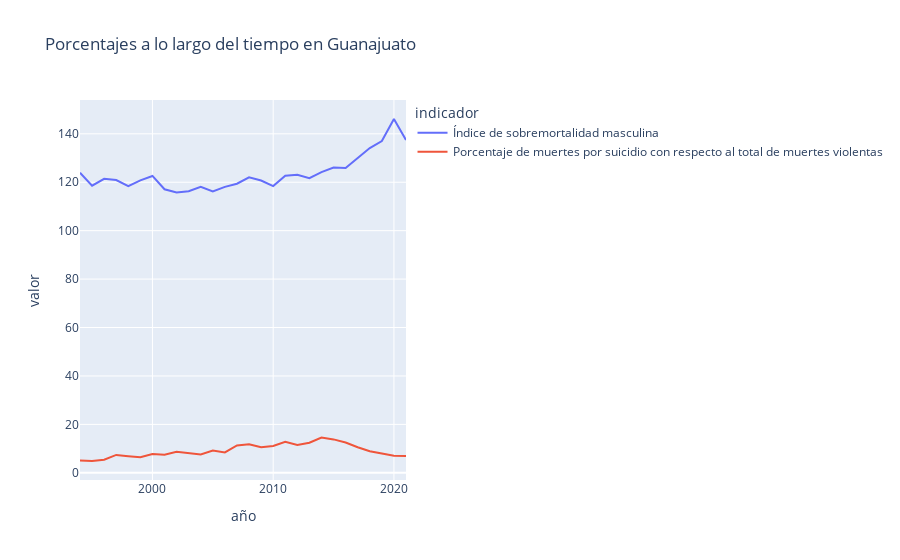

Write notebook code for a chart like this one.
### Markdown cell above
**Variaciones a lo largo del tiempo**

### Code cell
fig = px.line(estado_porcentaje,x='año',y='valor',color='indicador',title='Porcentajes a lo largo del tiempo en Guanajuato')
fig.show()

### Figure 1 — Plotly figure (JSON) as saved in the notebook; plotly's stock layout.template omitted (floating-point values rounded to 4 significant figures)
{"data": [{"hovertemplate": "indicador=Índice de sobremortalidad masculina<br>año=%{x}<br>valor=%{y}<extra></extra>", "legendgroup": "Índice de sobremortalidad masculina", "line": {"color": "#636efa", "dash": "solid"}, "marker": {"symbol": "circle"}, "mode": "lines", "name": "Índice de sobremortalidad masculina", "orientation": "v", "showlegend": true, "type": "scatter", "x": [1994, 1995, 1996, 1997, 1998, 1999, 2000, 2001, 2002, 2003, 2004, 2005, 2006, 2007, 2008, 2009, 2010, 2011, 2012, 2013, 2014, 2015, 2016, 2017, 2018, 2019, 2020, 2021], "xaxis": "x", "y": [123.9, 118.6, 121.4, 120.9, 118.4, 120.8, 122.6, 117.1, 115.8, 116.3, 118.1, 116.2, 118.1, 119.4, 122, 120.7, 118.4, 122.7, 123.1, 121.7, 124.2, 126.1, 125.9, 130.1, 134.1, 137.0, 146.1, 137.5], "yaxis": "y"}, {"hovertemplate": "indicador=Porcentaje de muertes por suicidio con respecto al total de muertes violentas<br>año=%{x}<br>valor=%{y}<extra></extra>", "legendgroup": "Porcentaje de muertes por suicidio con respecto al total de muertes violentas", "line": {"color": "#EF553B", "dash": "solid"}, "marker": {"symbol": "circle"}, "mode": "lines", "name": "Porcentaje de muertes por suicidio con respecto al total de muertes violentas", "orientation": "v", "showlegend": true, "type": "scatter", "x": [1994, 1995, 1996, 1997, 1998, 1999, 2000, 2001, 2002, 2003, 2004, 2005, 2006, 2007, 2008, 2009, 2010, 2011, 2012, 2013, 2014, 2015, 2016, 2017, 2018, 2019, 2020, 2021], "xaxis": "x", "y": [5.094, 4.877, 5.392, 7.393, 6.86, 6.423, 7.769, 7.48, 8.712, 8.3, 7.6, 9.2, 8.4, 11.3, 11.8, 10.6, 11.1, 12.8, 11.5, 12.4, 14.6, 13.8, 12.49, 10.56, 8.92, 7.934, 7.059, 6.985], "yaxis": "y"}], "layout": {"legend": {"title": {"text": "indicador"}, "tracegroupgap": 0}, "title": {"text": "Porcentajes a lo largo del tiempo en Guanajuato"}, "xaxis": {"anchor": "y", "domain": [0, 1], "title": {"text": "año"}}, "yaxis": {"anchor": "x", "domain": [0, 1], "title": {"text": "valor"}}}}
